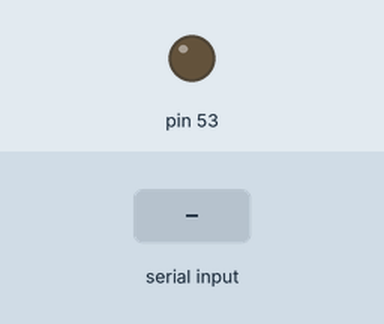
The sketch below on a simulated Arduino Mega 2560, built with avr-gcc and run on an emulated ATmega2560. Shown: output pins drawn as LEDs (lit = HIGH). Inputs (shaded band) come from the test bench. What the sketch prints to the serial monitor is not drawn.

Above: at 1.2 s.
1.3 s: "1" received over Serial
Timing chart, 0 to 4.3 s (numbered marks = the images above; inputs shaded):
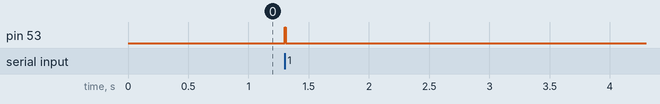

The sketch:

envia_dados.ino
```cpp
#include <SerialCommand.h>
//Faz comunicação com o arduino enviando informação para mover para a direita ou esquerda
//Recebe a direcao
//Emite uma mensagem do sistema quando necessário enviar o log da partida
//Tudo isso usando módulo HC-05
//Posição lógica das entradas: branco, cinza [branco = TX2(RX), cinza = RX2(TX)]

bool sData = true;
bool lagConnection = false;
bool flagHand = false;

void setup() {
  //Seta porta serial de comunicação
  Serial.begin(115200);
  Serial2.begin(115200); //TX2, RX2
  Serial.flush();
  Serial2.flush();
  //led apenas para testes de recebimento/envio de dados
  pinMode(53, OUTPUT);
}

void loop() {
  if(Serial2.available() && flagHand == true){
      Serial.write(Serial2.read());
      sData = false;
  }
  if(sData == true){
    Serial.write("Stop\n"); //4 ou 5 caracteres
  }
  if(Serial.available() && lagConnection == false){
    if(Serial.read() == '1'){ //conexão com unity estabelecida
      digitalWrite(53, HIGH);
      delay(10);
      digitalWrite(53, LOW);
      delay(10);
      Serial2.write("1");
      lagConnection = true;
      flagHand = true;
    }
  }

  //comunicaçao smartphone - arduino - unity
//  if(Serial2.available()){
//    int isByte = Serial2.read();
////    Serial.write((char)isByte);
//     Serial.print(Serial2.read());
//    Serial2.flush();
//  }
//  delay(50);

  //Comunicaçao unity - arduino
//  if(Serial.available()){
//    data = Serial.read();
//    if(data == '1'){
//      digitalWrite(53, HIGH);
//      delay(1000);
//      digitalWrite(53, LOW);
//      delay(1000);
//    }
//  }

  //Códigos abaixo funcionam mas com bug de delay dos dados até a unity
  //Se houve recebimento de alguma informação
  //Comunicação do smartphone com o Arduino
//  while(Serial2.available()){
//      data = Serial2.read();
//      delay(50);
//      Serial.write(data);
//      //Serial.print(Serial2.read()); //escrever o que lê na porta serial para comunicar com a unity
//      Serial.flush();
//      delay(20);
//  }


}
```

Measured:
- after the input at 1.3 s, pin 53: LOW → HIGH at once, → LOW 0.01 s later
